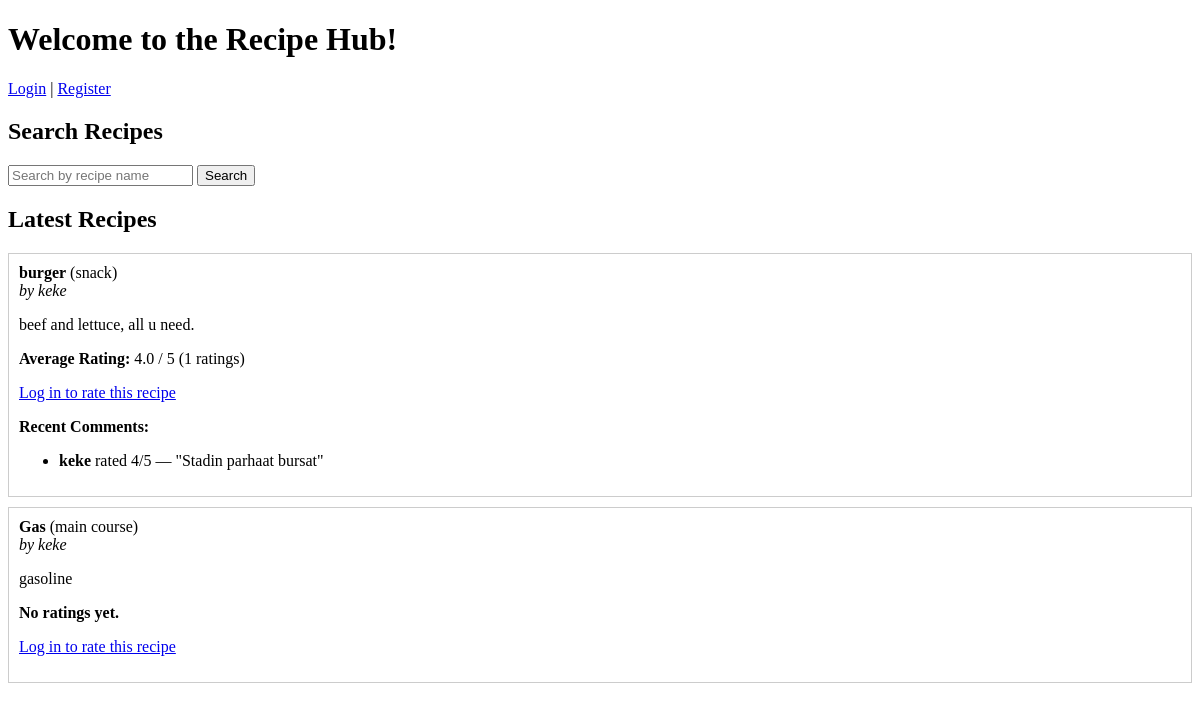
Page /main on the earlier database version.
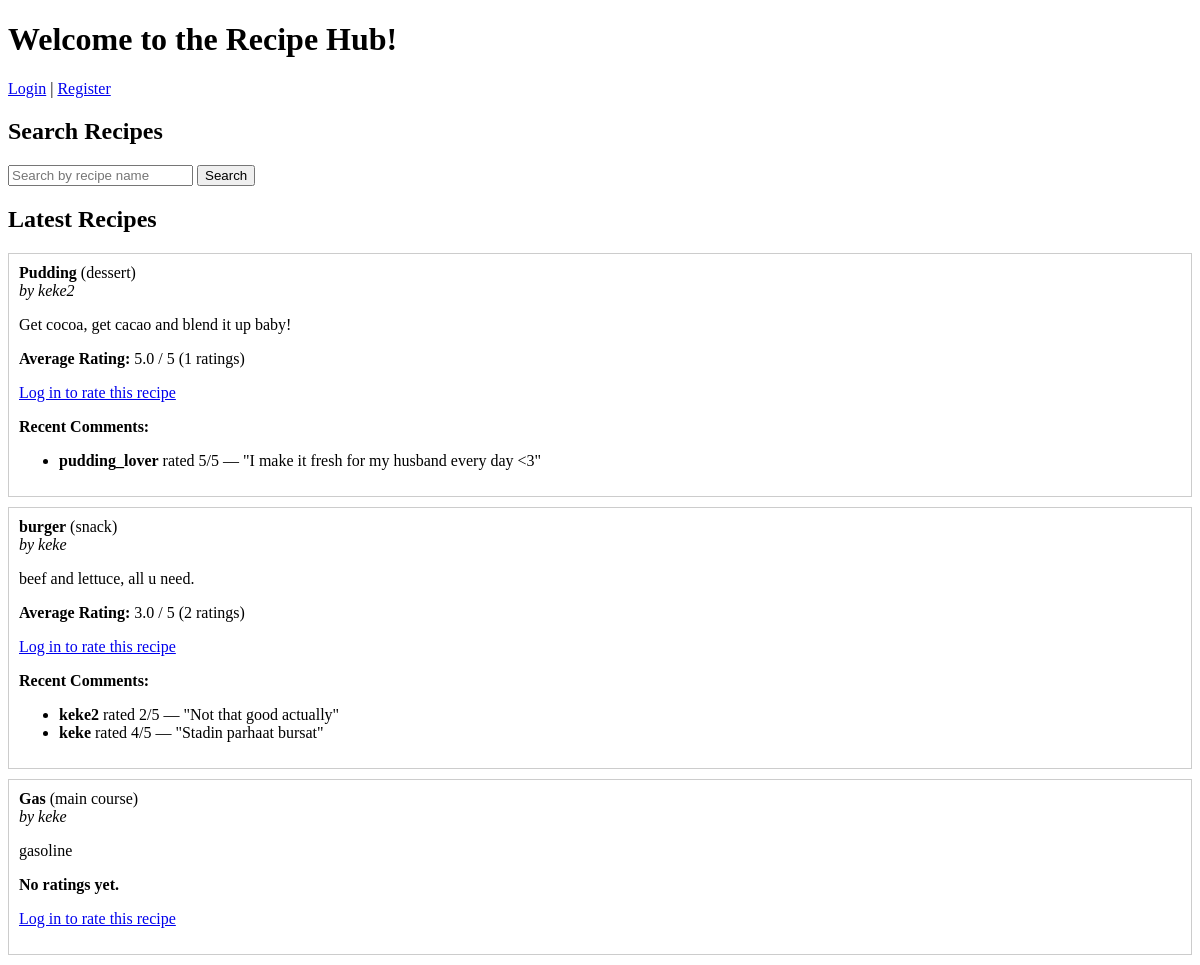
Same page on the later database version.
### tables this page shows
CREATE TABLE recipes (
                id INTEGER PRIMARY KEY AUTOINCREMENT,
                username TEXT NOT NULL,
                title TEXT NOT NULL,
                instructions TEXT NOT NULL,
                category TEXT NOT NULL
            );

CREATE TABLE ratings (
                id INTEGER PRIMARY KEY AUTOINCREMENT,
                recipe_id INTEGER NOT NULL,
                username TEXT NOT NULL,
                rating INTEGER NOT NULL,
                comment TEXT,
                FOREIGN KEY (recipe_id) REFERENCES recipes(id),
                FOREIGN KEY (username) REFERENCES users(username)
            );

### app.py (the view, shortened to what this page needs)
@app.route("/main", methods=["GET", "POST"])
def main_page():
    search_term = request.args.get("search", "")
    username = session.get("username")
    with sqlite3.connect("database.db") as conn:
        cursor = conn.cursor()
        if search_term:
            cursor.execute("""
                SELECT id, username, title, instructions, category
                FROM recipes
                WHERE title LIKE ?
                ORDER BY id DESC
            """, ('%' + search_term + '%',))
        else:
            cursor.execute("""
                SELECT id, username, title, instructions, category
                FROM recipes
                ORDER BY id DESC
                LIMIT 10
            """)
        recent_recipes = cursor.fetchall()
        ratings_data = {}
        for recipe in recent_recipes:
            recipe_id = recipe[0]
            cursor.execute("SELECT AVG(rating), COUNT(*) FROM ratings WHERE recipe_id = ?", (recipe_id,))
            avg_rating, count = cursor.fetchone()
            cursor.execute("SELECT username, rating, comment FROM ratings WHERE recipe_id = ? ORDER BY id DESC LIMIT 3", (recipe_id,))
            comments = cursor.fetchall()
            ratings_data[recipe_id] = {
                "avg": round(avg_rating, 1) if avg_rating else None,
                "count": count,
                "comments": comments
            }
    return render_template("main.html", recent_recipes=recent_recipes, username=username, search_term=search_term, ratings_data=ratings_data)

### templates/main.html (shortened to what this page needs)
<!DOCTYPE html>
<html>
<head>
</head>
<body>
    <h1>Welcome to the Recipe Hub!</h1>
    {% if username %}
        <p>Hello, {{ username }}!</p>
        <form action="{{ url_for('home') }}" method="get">
            <button type="submit">Go to Your Profile</button>
        </form>
        <p><a href="{{ url_for('logout') }}">Logout</a></p>
    {% else %}
        <p><a href="{{ url_for('login') }}">Login</a> | <a href="{{ url_for('register') }}">Register</a></p>
    {% endif %}
	<h2>Search Recipes</h2>
	<form method="get" action="{{ url_for('main_page') }}">
	    <input type="text" name="search" placeholder="Search by recipe name" value="{{ search_term }}">
	    <button type="submit">Search</button>
	</form>
    <h2>Latest Recipes</h2>
{% for id, user, title, instructions, category in recent_recipes %}
    <div style="border: 1px solid #ccc; padding: 10px; margin: 10px 0;">
        <strong>{{ title }}</strong> ({{ category }})<br>
        <em>by {{ user }}</em>
        <p>{{ instructions }}</p>
        {% set rating = ratings_data[id] %}
        {% if rating.avg %}
            <p><strong>Average Rating:</strong> {{ rating.avg }} / 5 ({{ rating.count }} ratings)</p>
        {% else %}
            <p><strong>No ratings yet.</strong></p>
        {% endif %}
        {% if username %}
            <form method="POST">
                <input type="hidden" name="recipe_id" value="{{ id }}">
                <label for="rating">Rate (1–5):</label>
                <select name="rating" required>
                    {% for i in range(1, 6) %}
                        <option value="{{ i }}">{{ i }}</option>
                    {% endfor %}
                </select><br>
                <label for="comment">Comment (optional):</label><br>
                <input type="text" name="comment" maxlength="120" style="width: 80%;"><br><br>
                <button type="submit">Submit Rating</button>
            </form>
        {% else %}
            <p><a href="{{ url_for('login') }}">Log in to rate this recipe</a></p>
        {% endif %}
        {% if rating.comments %}
            <p><strong>Recent Comments:</strong></p>
            <ul>
                {% for uname, r, c in rating.comments %}
                    <li><strong>{{ uname }}</strong> rated {{ r }}/5 — "{{ c }}"</li>
                {% endfor %}
            </ul>
        {% endif %}
    </div>
{% else %}
    <p>No recipes found.</p>
{% endfor %}
</body>
</html>

Differences in the rows shown:
added recipes: title "Pudding", category "dessert", username "keke2", instructions "Get cocoa, get cacao and blend it up baby!", avg "5.0", count "1"
added ratings: username "pudding_lover", rating "5", comment "I make it fresh for my husband every day <3", shown under "Pudding"
computed for recipes "burger": avg "4.0" → "3.0"; count "1" → "2"
added ratings: username "keke2", rating "2", comment "Not that good actually", shown under recipes "burger"
